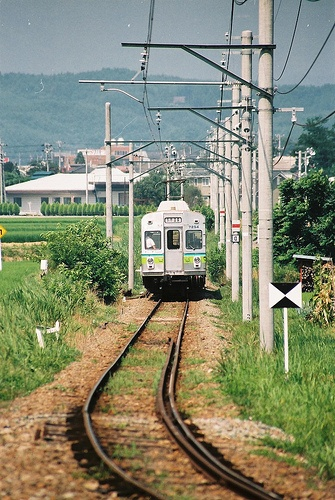
%> input picture objdetector/faster-rcnn.pytorch/images/img2.jpg, 335 x 500 px, given in place of img2.png, which was not available
$ octave untitled.m   (GNU Octave 9; MATLAB toolbox functions it lacks are replaced by stand-ins)
%> lines starting %> are read from the running program, lines starting %| are printed output that depends on the picture; pictures that were not available may be replaced by others from this repository, and a replacement may not be noted
RGB = imread('/home/na0043/Insync/n.adurthi@gmail.com/Google Drive/repos/SLAM/ML/img2.png');
%> RGB is the input picture: size 500x335x3 uint8; mean R, G, B 133.4, 137.3, 113.3
I  = rgb2gray(RGB);
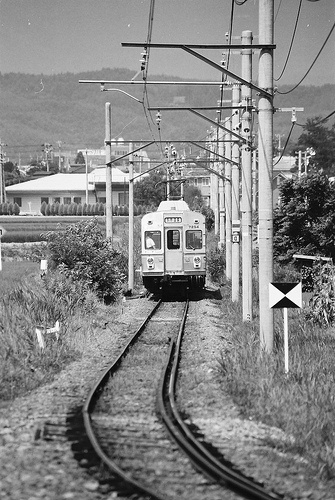
%> I: size 500x335 uint8; min 0, max 255, mean 133.4
BW = edge(I,'canny');
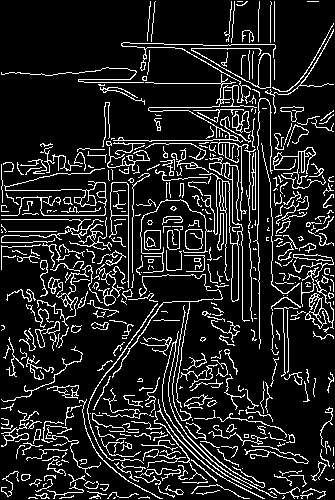
%> BW: size 500x335 logical; 13.2% white in thin lines or dots
[H,T,R] = hough(BW,'Theta',-80:5:80);
%> T = 33 values from -80 to 80; R = 1203 values from -601 to 601

figure
imshow(imadjust(rescale(H)),'XData',T,'YData',R,...
      'InitialMagnification','fit');
title('Hough transform of gantrycrane.png');
xlabel('\theta'), ylabel('\rho');
axis on, axis normal, hold on;
colormap(gca,hot);

$ run again, with objdetector/faster-rcnn.pytorch/images/img1.jpg copied over objdetector/faster-rcnn.pytorch/images/img2.jpg
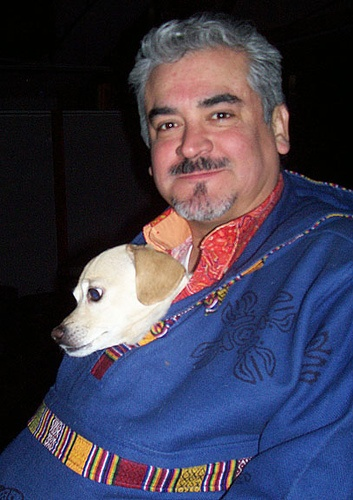
%> input picture objdetector/faster-rcnn.pytorch/images/img1.jpg, 353 x 500 px, given in place of img2.png, which was not available
%> RGB is the input picture: size 500x353x3 uint8; mean R, G, B 63.6, 60.9, 80.9
%> `I  = rgb2gray(RGB);`:
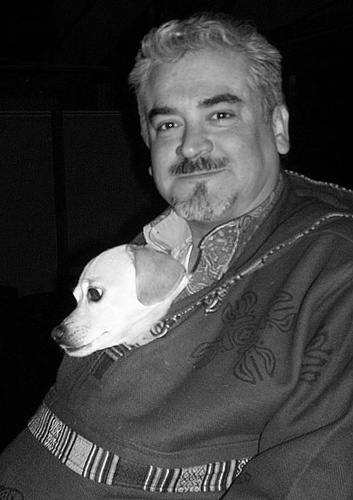
%> I: size 500x353 uint8; min 0, max 255, mean 64
%> `BW = edge(I,'canny');`:
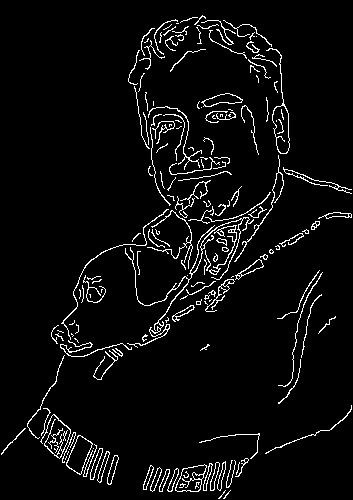
%> BW: size 500x353 logical; 4.8% white in thin lines or dots
%> T = 33 values from -80 to 80; R = 1223 values from -611 to 611

$ run again, with objdetector/faster-rcnn.pytorch/images/img3.jpg copied over objdetector/faster-rcnn.pytorch/images/img2.jpg
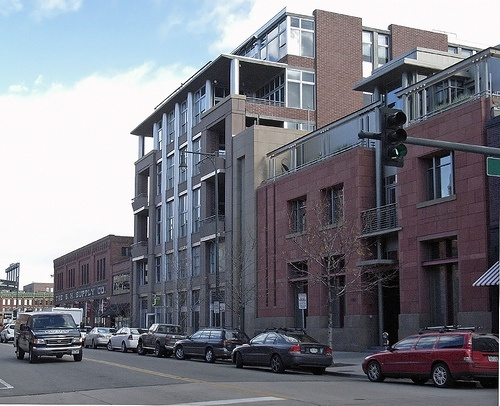
%> input picture objdetector/faster-rcnn.pytorch/images/img3.jpg, 500 x 406 px, given in place of img2.png, which was not available
%> RGB is the input picture: size 406x500x3 uint8; mean R, G, B 122.4, 123.8, 132.6
%> `I  = rgb2gray(RGB);`:
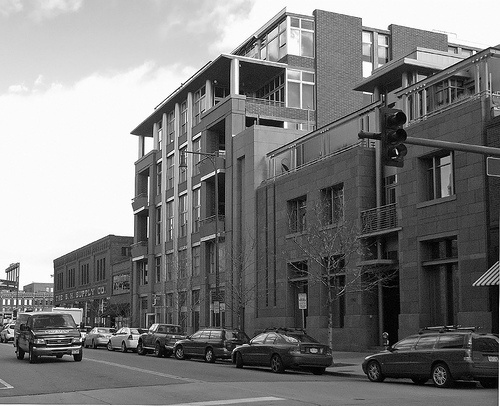
%> I: size 406x500 uint8; min 0, max 255, mean 124.4
%> `BW = edge(I,'canny');`:
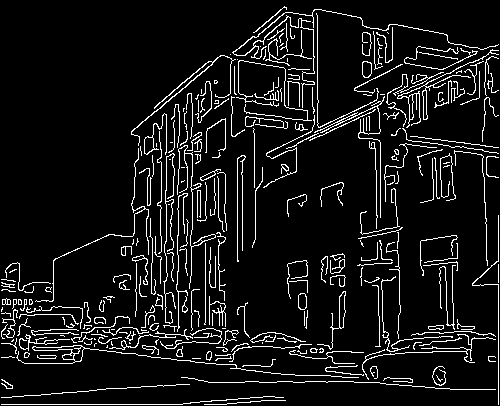
%> BW: size 406x500 logical; 8.4% white in thin lines or dots
%> T = 33 values from -80 to 80; R = 1287 values from -643 to 643

$ run again, with objdetector/faster-rcnn.pytorch/images/img4.jpg copied over objdetector/faster-rcnn.pytorch/images/img2.jpg
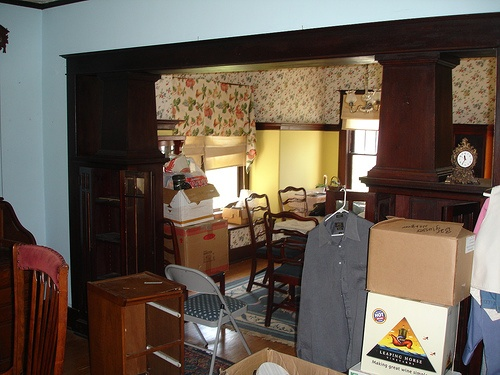
%> input picture objdetector/faster-rcnn.pytorch/images/img4.jpg, 500 x 375 px, given in place of img2.png, which was not available
%> RGB is the input picture: size 375x500x3 uint8; mean R, G, B 104.1, 91.9, 80.4
%> `I  = rgb2gray(RGB);`:
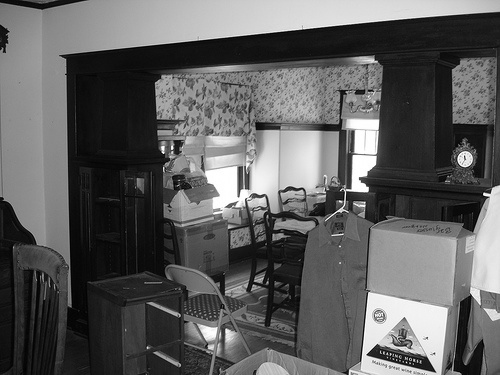
%> I: size 375x500 uint8; min 0, max 255, mean 94.3
%> `BW = edge(I,'canny');`:
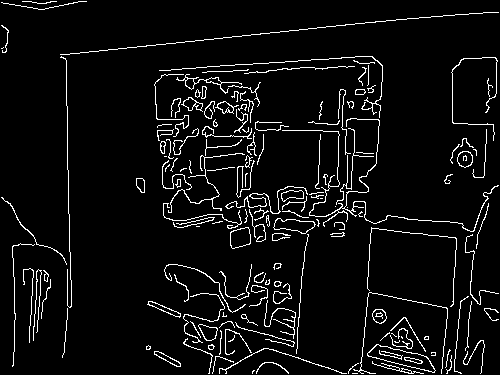
%> BW: size 375x500 logical; 5.6% white in thin lines or dots
%> T = 33 values from -80 to 80; R = 1249 values from -624 to 624
